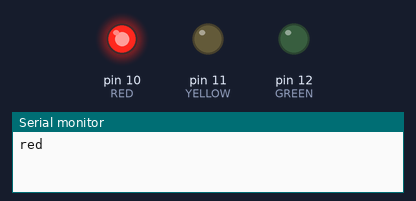
The sketch below on a simulated Arduino Uno, built with avr-gcc and run on an emulated ATmega328P. On the bench: output pins drawn as LEDs (lit = HIGH), the last lines printed to the serial monitor.

Above: at 0.5 s.
At 1.5 s:
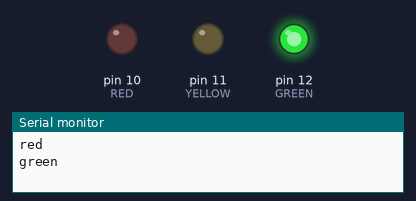
At 5.5 s:
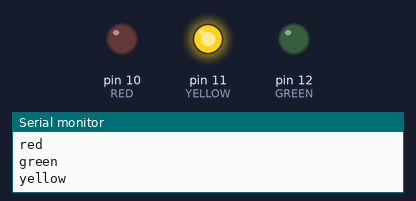
Timing chart, 0 to 6.9 s (numbered marks = the images above):
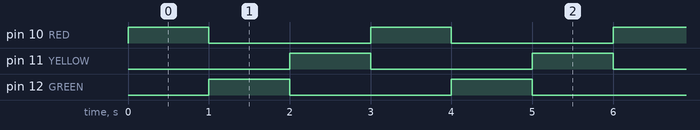

The sketch:

semaforo1.ino
```cpp
#define RED 10
#define YELLOW 11
#define GREEN 12
#define TMPESPERAR 1 //tempo em segundos para esperar entre troca de cor

//https://www.arduinoecia.com.br/2013/07/display-7-segmentos.html

void setup(){
  pinMode(RED, OUTPUT);
  pinMode(YELLOW, OUTPUT);
  pinMode(GREEN, OUTPUT);
  Serial.begin(9600);
}

void loop(){
  onLed("red");
  onLed("green");
  onLed("yellow");
}

void onLed(String cor){
  Serial.print(cor + "\n");
  digitalWrite(RED, LOW);
  digitalWrite(YELLOW, LOW);
  digitalWrite(GREEN, LOW);

  if(cor == "red"){
    digitalWrite(RED, HIGH);
  }
  if(cor == "green"){
    digitalWrite(GREEN, HIGH);
  }
  if(cor == "yellow"){
    digitalWrite(YELLOW, HIGH);
  }
  contRegr(TMPESPERAR);
}

void contRegr(int tempo){
  for(int i = tempo ; i>0 ;i--){
    delay(1000);
  }
}
```

Measured:
- by itself, pin 10 (RED), pin 11 (YELLOW), pin 12 (GREEN): alternates HIGH for 1.0 s and LOW for 2.0 s
- by itself, everything shown: repeats every 3.0 s, in 3 steps
